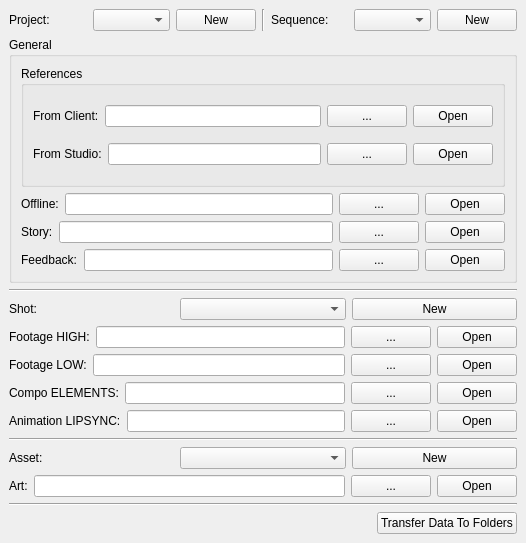
<?xml version="1.0" encoding="UTF-8"?>
<ui version="4.0">
 <class>mainWindow</class>
 <widget class="QMainWindow" name="mainWindow">
  <property name="geometry">
   <rect>
    <x>0</x>
    <y>0</y>
    <width>526</width>
    <height>543</height>
   </rect>
  </property>
  <property name="windowTitle">
   <string>Material Distribution</string>
  </property>
  <widget class="QWidget" name="centralwidget">
   <layout class="QVBoxLayout" name="verticalLayout_4">
    <item>
     <layout class="QHBoxLayout" name="horizontalLayout_4">
      <item>
       <layout class="QHBoxLayout" name="horizontalLayout">
        <item>
         <widget class="QLabel" name="label">
          <property name="text">
           <string>Project:</string>
          </property>
         </widget>
        </item>
        <item>
         <widget class="QComboBox" name="projects_cmb"/>
        </item>
        <item>
         <widget class="QPushButton" name="newProj_btn">
          <property name="text">
           <string>New</string>
          </property>
         </widget>
        </item>
       </layout>
      </item>
      <item>
       <widget class="Line" name="line">
        <property name="orientation">
         <enum>Qt::Vertical</enum>
        </property>
       </widget>
      </item>
      <item>
       <layout class="QHBoxLayout" name="horizontalLayout_2">
        <item>
         <widget class="QLabel" name="label_2">
          <property name="text">
           <string>Sequence:</string>
          </property>
         </widget>
        </item>
        <item>
         <widget class="QComboBox" name="sequences_cmb"/>
        </item>
        <item>
         <widget class="QPushButton" name="newSeq_btn">
          <property name="text">
           <string>New</string>
          </property>
         </widget>
        </item>
       </layout>
      </item>
     </layout>
    </item>
    <item>
     <widget class="QGroupBox" name="groupBox">
      <property name="title">
       <string>General</string>
      </property>
      <layout class="QVBoxLayout" name="verticalLayout_2">
       <item>
        <widget class="QGroupBox" name="groupBox_2">
         <property name="title">
          <string>References</string>
         </property>
         <layout class="QVBoxLayout" name="verticalLayout">
          <item>
           <layout class="QHBoxLayout" name="horizontalLayout_5">
            <item>
             <widget class="QLabel" name="label_6">
              <property name="text">
               <string>From Client:</string>
              </property>
             </widget>
            </item>
            <item>
             <widget class="QLineEdit" name="refClient_le"/>
            </item>
            <item>
             <widget class="QPushButton" name="addRefClient_btn">
              <property name="text">
               <string>...</string>
              </property>
             </widget>
            </item>
            <item>
             <widget class="QPushButton" name="browseRefClient_btn">
              <property name="text">
               <string>Open</string>
              </property>
             </widget>
            </item>
           </layout>
          </item>
          <item>
           <layout class="QHBoxLayout" name="horizontalLayout_6">
            <item>
             <widget class="QLabel" name="label_7">
              <property name="text">
               <string>From Studio:</string>
              </property>
             </widget>
            </item>
            <item>
             <widget class="QLineEdit" name="refStudio_le"/>
            </item>
            <item>
             <widget class="QPushButton" name="addRefStudio_btn">
              <property name="text">
               <string>...</string>
              </property>
             </widget>
            </item>
            <item>
             <widget class="QPushButton" name="browseRefStudio_btn">
              <property name="text">
               <string>Open</string>
              </property>
             </widget>
            </item>
           </layout>
          </item>
         </layout>
        </widget>
       </item>
       <item>
        <layout class="QHBoxLayout" name="horizontalLayout_7">
         <item>
          <widget class="QLabel" name="label_8">
           <property name="text">
            <string>Offline:</string>
           </property>
          </widget>
         </item>
         <item>
          <widget class="QLineEdit" name="offline_le"/>
         </item>
         <item>
          <widget class="QPushButton" name="addOffline_btn">
           <property name="text">
            <string>...</string>
           </property>
          </widget>
         </item>
         <item>
          <widget class="QPushButton" name="browseOffline_btn">
           <property name="text">
            <string>Open</string>
           </property>
          </widget>
         </item>
        </layout>
       </item>
       <item>
        <layout class="QHBoxLayout" name="horizontalLayout_8">
         <item>
          <widget class="QLabel" name="label_9">
           <property name="text">
            <string>Story:</string>
           </property>
          </widget>
         </item>
         <item>
          <widget class="QLineEdit" name="story_le"/>
         </item>
         <item>
          <widget class="QPushButton" name="addStory_btn">
           <property name="text">
            <string>...</string>
           </property>
          </widget>
         </item>
         <item>
          <widget class="QPushButton" name="browseStory_btn">
           <property name="text">
            <string>Open</string>
           </property>
          </widget>
         </item>
        </layout>
       </item>
       <item>
        <layout class="QHBoxLayout" name="horizontalLayout_13">
         <item>
          <widget class="QLabel" name="label_14">
           <property name="text">
            <string>Feedback:</string>
           </property>
          </widget>
         </item>
         <item>
          <widget class="QLineEdit" name="feedback_le"/>
         </item>
         <item>
          <widget class="QPushButton" name="addFeedback_btn">
           <property name="text">
            <string>...</string>
           </property>
          </widget>
         </item>
         <item>
          <widget class="QPushButton" name="browseFeedback_btn">
           <property name="text">
            <string>Open</string>
           </property>
          </widget>
         </item>
        </layout>
       </item>
      </layout>
     </widget>
    </item>
    <item>
     <widget class="Line" name="line_2">
      <property name="orientation">
       <enum>Qt::Horizontal</enum>
      </property>
     </widget>
    </item>
    <item>
     <layout class="QHBoxLayout" name="horizontalLayout_3">
      <item>
       <widget class="QLabel" name="label_3">
        <property name="text">
         <string>Shot:</string>
        </property>
       </widget>
      </item>
      <item>
       <widget class="QComboBox" name="shots_cmb"/>
      </item>
      <item>
       <widget class="QPushButton" name="newShot_btn">
        <property name="text">
         <string>New</string>
        </property>
       </widget>
      </item>
     </layout>
    </item>
    <item>
     <layout class="QVBoxLayout" name="verticalLayout_3">
      <item>
       <layout class="QHBoxLayout" name="horizontalLayout_9">
        <item>
         <widget class="QLabel" name="label_10">
          <property name="text">
           <string>Footage HIGH:</string>
          </property>
         </widget>
        </item>
        <item>
         <widget class="QLineEdit" name="footHigh_le"/>
        </item>
        <item>
         <widget class="QPushButton" name="addFootHigh_btn">
          <property name="text">
           <string>...</string>
          </property>
         </widget>
        </item>
        <item>
         <widget class="QPushButton" name="browseFootHigh_btn">
          <property name="text">
           <string>Open</string>
          </property>
         </widget>
        </item>
       </layout>
      </item>
      <item>
       <layout class="QHBoxLayout" name="horizontalLayout_10">
        <item>
         <widget class="QLabel" name="label_11">
          <property name="text">
           <string>Footage LOW:</string>
          </property>
         </widget>
        </item>
        <item>
         <widget class="QLineEdit" name="footLow_le"/>
        </item>
        <item>
         <widget class="QPushButton" name="addFootLow_btn">
          <property name="text">
           <string>...</string>
          </property>
         </widget>
        </item>
        <item>
         <widget class="QPushButton" name="browseFootLow_btn">
          <property name="text">
           <string>Open</string>
          </property>
         </widget>
        </item>
       </layout>
      </item>
      <item>
       <layout class="QHBoxLayout" name="horizontalLayout_11">
        <item>
         <widget class="QLabel" name="label_12">
          <property name="text">
           <string>Compo ELEMENTS:</string>
          </property>
         </widget>
        </item>
        <item>
         <widget class="QLineEdit" name="elements_le"/>
        </item>
        <item>
         <widget class="QPushButton" name="addElement_btn">
          <property name="text">
           <string>...</string>
          </property>
         </widget>
        </item>
        <item>
         <widget class="QPushButton" name="browseElement_btn">
          <property name="text">
           <string>Open</string>
          </property>
         </widget>
        </item>
       </layout>
      </item>
      <item>
       <layout class="QHBoxLayout" name="horizontalLayout_12">
        <item>
         <widget class="QLabel" name="label_13">
          <property name="text">
           <string>Animation LIPSYNC:</string>
          </property>
         </widget>
        </item>
        <item>
         <widget class="QLineEdit" name="lipSync_le"/>
        </item>
        <item>
         <widget class="QPushButton" name="addLipSync_btn">
          <property name="text">
           <string>...</string>
          </property>
         </widget>
        </item>
        <item>
         <widget class="QPushButton" name="browseLipSync_btn">
          <property name="text">
           <string>Open</string>
          </property>
         </widget>
        </item>
       </layout>
      </item>
     </layout>
    </item>
    <item>
     <widget class="Line" name="line_3">
      <property name="orientation">
       <enum>Qt::Horizontal</enum>
      </property>
     </widget>
    </item>
    <item>
     <layout class="QHBoxLayout" name="horizontalLayout_20">
      <item>
       <widget class="QLabel" name="label_4">
        <property name="text">
         <string>Asset:</string>
        </property>
       </widget>
      </item>
      <item>
       <widget class="QComboBox" name="assets_cmb"/>
      </item>
      <item>
       <widget class="QPushButton" name="newAsset_btn">
        <property name="text">
         <string>New</string>
        </property>
       </widget>
      </item>
     </layout>
    </item>
    <item>
     <layout class="QHBoxLayout" name="horizontalLayout_21">
      <item>
       <widget class="QLabel" name="label_20">
        <property name="text">
         <string>Art:</string>
        </property>
       </widget>
      </item>
      <item>
       <widget class="QLineEdit" name="art_le"/>
      </item>
      <item>
       <widget class="QPushButton" name="addArt_btn">
        <property name="text">
         <string>...</string>
        </property>
       </widget>
      </item>
      <item>
       <widget class="QPushButton" name="browseArt_btn">
        <property name="text">
         <string>Open</string>
        </property>
       </widget>
      </item>
     </layout>
    </item>
    <item>
     <widget class="Line" name="line_4">
      <property name="orientation">
       <enum>Qt::Horizontal</enum>
      </property>
     </widget>
    </item>
    <item>
     <layout class="QHBoxLayout" name="horizontalLayout_19">
      <item>
       <spacer name="horizontalSpacer">
        <property name="orientation">
         <enum>Qt::Horizontal</enum>
        </property>
        <property name="sizeHint" stdset="0">
         <size>
          <width>40</width>
          <height>20</height>
         </size>
        </property>
       </spacer>
      </item>
      <item>
       <widget class="QPushButton" name="transfer_btn">
        <property name="text">
         <string>Transfer Data To Folders</string>
        </property>
       </widget>
      </item>
     </layout>
    </item>
   </layout>
  </widget>
 </widget>
 <resources/>
 <connections/>
</ui>
